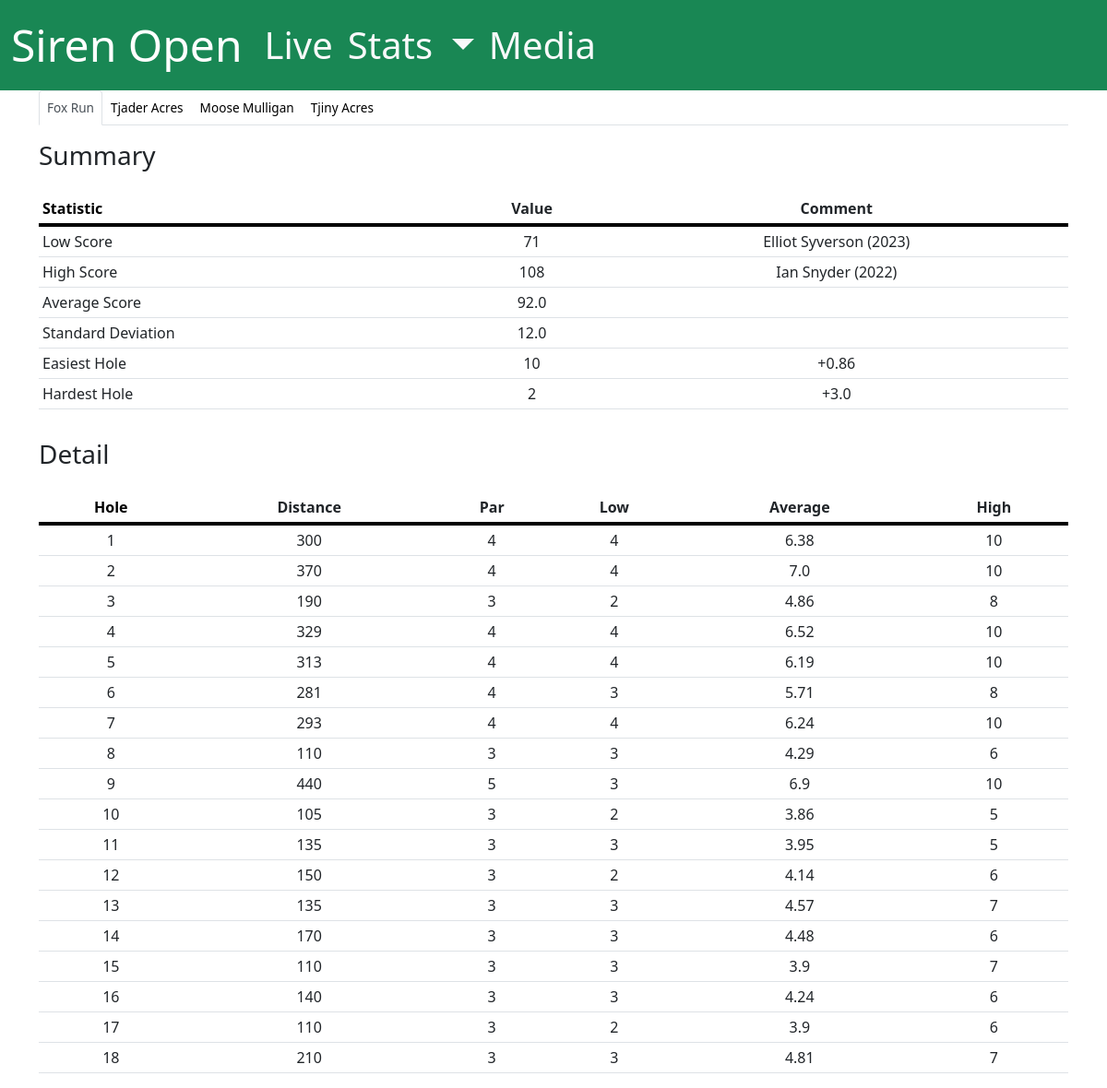
Page /stats/course on the committed database.
### app/models.py (models this page shows, shortened)
class Course(db.Model):
    __tablename__ = 'course'
    id = mapped_column(Integer, primary_key=True)
    name = mapped_column(String(255), nullable=False)
    layouts = relationship("Layout", backref="course")

class Hole(db.Model):
    __tablename__ = 'hole'
    id = mapped_column(Integer, primary_key=True)
    number = mapped_column(Integer, nullable=False) # Hole number on the course
    par = mapped_column(Integer, nullable=False) # Hole number on the course
    distance = mapped_column(Integer) # Hole number on the course
    layouts = relationship("Layout", secondary="layout_holes", viewonly=True)
    scores = relationship("HoleScore", backref="hole")

### app/routes/stats.py (the view)
@app.route('/stats/course', methods=['GET', 'POST'])
def stats_course():
    return render_course(params=request.args.to_dict())

### app/handlers/stats.py (called while the page is built)
def build_course_tabs():
    return render_template(
        'stats/course_tabs.html',
        courses=[c.name for c in db.session.query(Course).all()]
    )

### app/models.py (called while the page is built)
    def is_completed(self):
        if len(self.scores) == 0:
            return self._total_score is not None
        else:
            return all([s.score for s in self.scores])

    def _get_score(self):
        if len(self.scores) == 0:
            return self._total_score
        else:
            return sum([s.score for s in self.scores])

    def is_completed(self):
        return self.score is not None

    def _get_score_to_par(self):
        return self.score - self.hole.par

### app/utils.py (called while the page is built)
def format_plus_minus(number):
    if number > 0:
        return f"+{number}"
    elif number == 0:
        return 'E'
    else:
        return str(number)

def flatten(xss):
    return [
        x
        for xs in xss
        for x in xs
    ]

### app/templates/stats/course_tabs.html
<ul class="nav nav-tabs" id="myTab" role="tablist">
    <li class="nav-item" role="presentation">
        <button class="nav-link course-tab active" id="course-0-tab" data-bs-toggle="tab" data-bs-target="#course-0"
            type="button" role="tab" aria-controls="course-0" aria-selected="true">{{ courses[0] }}</button>
    </li>
    {% for i in range(1, courses|count) %}
    <li class="nav-item" role="presentation">
        <button class="nav-link course-tab" id="course-{{ i }}-tab" data-bs-toggle="tab"
            data-bs-target="#course-{{ i }}" type="button" role="tab" aria-controls="course-{{ i }}"
            aria-selected="false">{{ courses[i] }}</button>
    </li>
    {% endfor %}
</ul>

### app/templates/stats/course_detail.html
<div class="scrollable-table-container">
    <table class="table table-sm scrollable-table" id="{{ table_id }}">
        <thead>
            <tr>
                <th data-sort="numeric">Hole</th>
                <th data-sort="numeric">Distance</th>
                <th data-sort="numeric">Par</th>
                <th data-sort="numeric">Low</th>
                <th data-sort="numeric">Average</th>
                <th data-sort="numeric">High</th>
            </tr>
        </thead>
        <tbody>
            {% for hole, row in detail.items() %}
            <tr>
                <td>{{ hole }}</td>
                <td>{{ row.get('distance', '') }}</td>
                <td>{{ row.get('par', '') }}</td>
                <td>{{ row.get('low', '') }}</td>
                <td>{{ row.get('average', '') }}</td>
                <td>{{ row.get('high', '') }}</td>
            </tr>
            {% endfor %}
        </tbody>
    </table>
</div>

### app/static/css/style.css (style rules this page uses)
.scrollable-table-container { overflow: auto; }
.scrollable-table { text-align: center; overflow-x: auto; font-size: medium; }
.scrollable-table th { border-bottom: 4px solid #000; }

### app/static/css/stats.css (style rules this page uses)
th.sorted { font-weight: bolder; color: rgb(0, 0, 0); }
.course-tab { font-size: 0.85rem; padding: 8px; color: black; }

### rows in the picture
Course: name "Fox Run"
Course: name "Tjader Acres"
Course: name "Moose Mulligan"
Course: name "Tjiny Acres"
Hole: get "300"
Hole: get "370"
Hole: get "329"
Hole: get "313"
Hole: get "281"
Hole: get "293"
Hole: get "440"

### other values in the picture
{{ row.get('statistic', '') }} "Low Score" "High Score" "Average Score" "Standard Deviation" "Easiest Hole" "Hardest Hole"
{{ row.get('value', '') }} "71" "108" "92.0" "12.0" "10" "2"
{{ comment }} "Elliot Syverson (2023)" "Ian Snyder (2022)" "+0.86" "+3.0"
{{ hole }} "1" "2" "3" "4" "5" "6" "7" "8" "9" "10" "11" "12" "13" "14" "15" "16" "17" "18"
{{ row.get('par', '') }} "4" "4" "3" "4" "4" "4" "4" "3" "5" "3" "3" "3" "3" "3" "3" "3" "3" "3"
{{ row.get('low', '') }} "4" "4" "2" "4" "4" "3" "4" "3" "3" "2" "3" "2" "3" "3" "3" "3" "2" "3"
{{ row.get('average', '') }} "6.38" "7.0" "4.86" "6.52" "6.19" "5.71" "6.24" "4.29" "6.9" "3.86" "3.95" "4.14" "4.57" "4.48" "3.9" "4.24" "3.9" "4.81"
{{ row.get('high', '') }} "10" "10" "8" "10" "10" "8" "10" "6" "10" "5" "5" "6" "7" "6" "7" "6" "6" "7"
{{ row.get('distance', '') }} "190" "110" "105" "135" "150" "135" "170" "110" "140" "110" "210"
